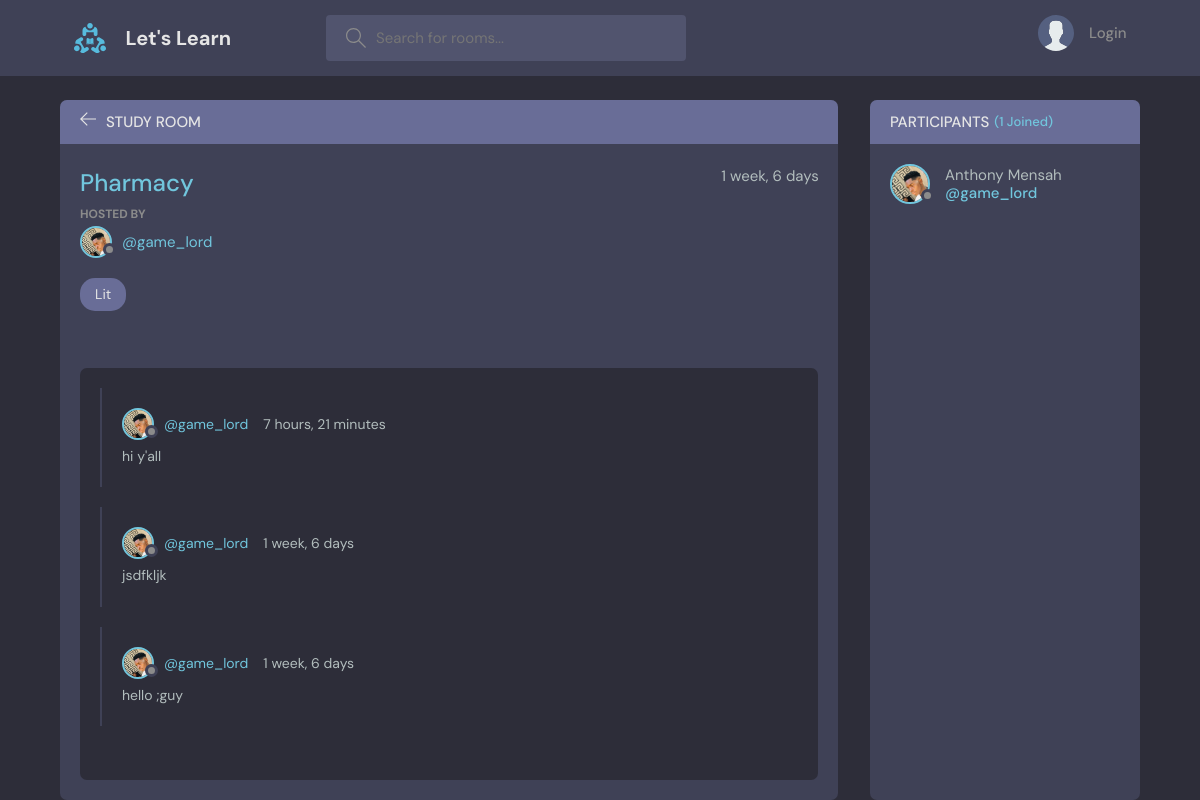
Page /room/12/ on the committed database.
### base/models.py (models this page shows, shortened)
class Room(models.Model):
    host = models.ForeignKey(User, on_delete=models.CASCADE, null=True)
    topic = models.ForeignKey(Topic, on_delete=models.SET_NULL, null=True)#null=True means it can be blank
    name = models.CharField(max_length=100)
    description = models.TextField(null=True, blank=True)#blank=True means when we submit a form it can be blank
    participants = models.ManyToManyField(User, related_name='participants', blank=True)
    created = models.DateTimeField(auto_now_add=True)
    updated = models.DateTimeField(auto_now=True)
    class Meta:
        ordering = ['-created','-updated']

class Topic(models.Model):
    name = models.CharField(max_length=30)
    def __str__(self):
        return self.name

class Message(models.Model):
    user = models.ForeignKey(User, on_delete=models.CASCADE, null=True)
    room = models.ForeignKey(Room, on_delete=models.CASCADE)
    body = models.TextField()
    created = models.DateTimeField(auto_now_add=True)
    updated = models.DateTimeField(auto_now=True)
    class Meta:
        ordering = ['-created','-updated']

### users/models.py (models this page shows, shortened)
class Profile(models.Model):
    user = models.OneToOneField(User, on_delete=models.CASCADE)
    avatar = models.ImageField(default='avatar.svg', upload_to='profile_pics', null=True)
    bio = models.CharField(max_length=500,default='',null=True,blank=True)
    name = models.CharField(max_length=50,default='',null=True)

### base/views.py (the view, shortened to what this page needs)
# urls.py: path('room/<str:pk>/', views.room, name='room'),
def room(request, pk):
    room = Room.objects.get(id=pk)
    room_messages = Message.objects.filter(room=room)
    room_participants = room.participants.all()
    context = {
    'room':room,
    'room_messages':room_messages,
    'room_participants':room_participants
    }
    return render(request, 'base/room.html', context)

### base/templates/base/room.html (shortened to what this page needs)
{% extends 'main.html' %}
{% block content %}
    <main class="profile-page layout layout--2">
      <div class="container">
        <div class="room">
          <div class="room__top">
            <div class="room__topLeft">
              <a href="{% url 'home' %}">
                <svg version="1.1" xmlns="http://www.w3.org/2000/svg" width="32" height="32" viewBox="0 0 32 32">
                  <title>arrow-left</title>
                  <path
                    d="M13.723 2.286l-13.723 13.714 13.719 13.714 1.616-1.611-10.96-10.96h27.625v-2.286h-27.625l10.965-10.965-1.616-1.607z"
                  ></path>
                </svg>
              </a>
              <h3>Study Room</h3>
            </div>
          </div>
          <div class="room__box scroll">
            <div class="room__header scroll">
              <div class="room__info">
                <h3>{{room.name}}</h3>
                <span>{{room.created|timesince}}</span>
              </div>
              <div class="room__hosted">
                <p>Hosted By</p>
                <a href="{% url 'profile' room.host.id %}" class="room__author">
                  <div class="avatar avatar--small">
                    <img src="{{room.host.profile.avatar.url}}" />
                  </div>
                  <span>@{{room.host.username}}</span>
                </a>
              </div>
              <span class="room__topics">{{room.topic}}</span>
            </div>
            <div class="room__conversation">
              <div class="threads scroll">
                {% for message in room_messages %}
                <div class="thread">
                  <div class="thread__top">
                    <div class="thread__author">
                      <a href="{% url 'profile' message.user.id %}" class="thread__authorInfo">
                        <div class="avatar avatar--small">
                          <img src="{{message.user.profile.avatar.url}}" />
                        </div>
                        <span>@{{message.user.username}}</span>
                      </a>
                      <span class="thread__date">{{message.created|timesince}}</span>
                    </div>
                  </div>
                  <div class="thread__details">
                    {{message.body}}
                  </div>
                </div>
                {% endfor %}
              </div>
            </div>
          </div>
        </div>
        <div class="participants">
          <h3 class="participants__top">Participants <span>({{room_participants.all.count}} Joined)</span></h3>
          <div class="participants__list scroll">
            {% for participant in room_participants %}
            <a href="{% url 'profile' participant.id %}" class="participant">
              <div class="avatar avatar--medium">
                <img src="{{participant.profile.avatar.url}}" />
              </div>
              <p>
                {{participant.profile.name}}
                <span>@{{participant.username}}</span>
              </p>
            </a>
            {% endfor %}
          </div>
        </div>
      </div>
    </main>
{% endblock %}

### rows in the picture
Room: name "Pharmacy", created "1 week, 6 days", host.profile.avatar (picture), host.username "game_lord", topic "Lit"
Message: user.profile.avatar (picture), user.username "game_lord", created "7 hours, 21 minutes", body "hi y'all"
Message: user.profile.avatar (picture), user.username "game_lord", created "1 week, 6 days", body "jsdfkljk"
Message: user.profile.avatar (picture), user.username "game_lord", created "1 week, 6 days", body "hello ;guy"

### other values in the picture
{{ room_participants.all.count }} "1"
{{ participant.profile.name }} "Anthony Mensah"
{{ participant.username }} "game_lord"
